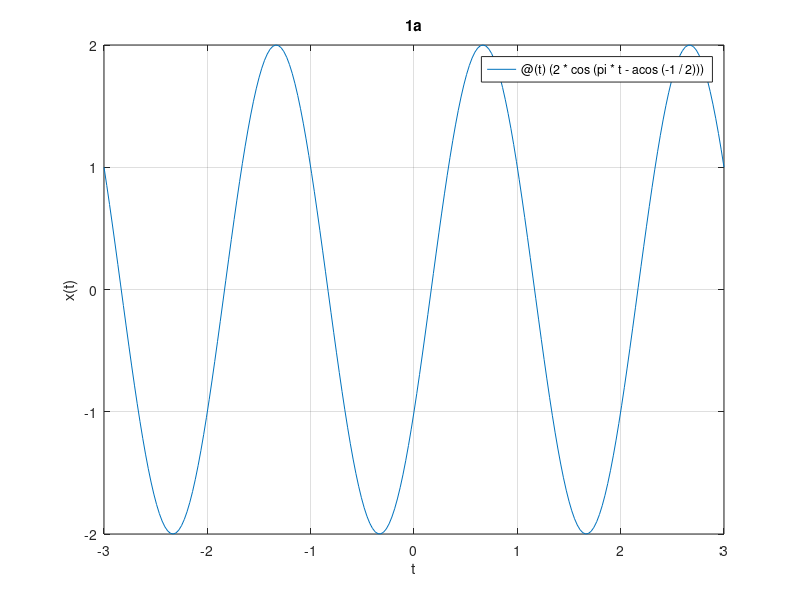
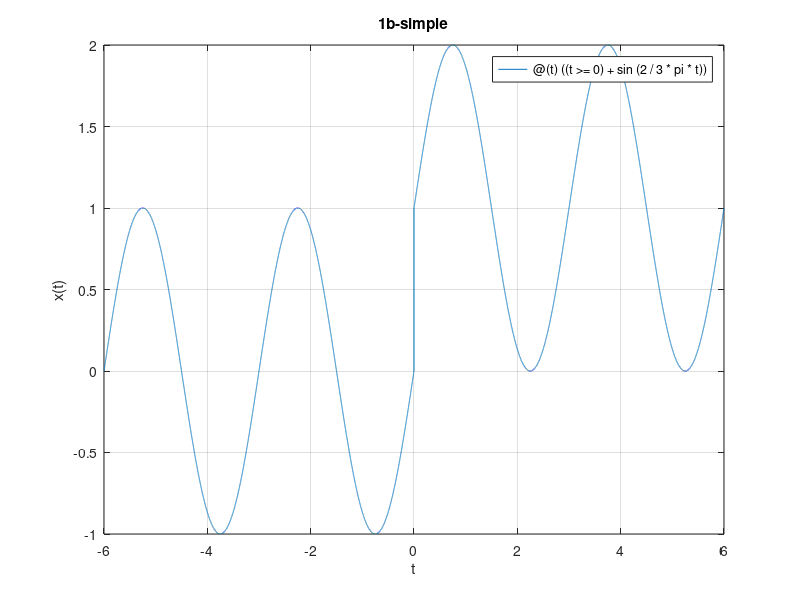
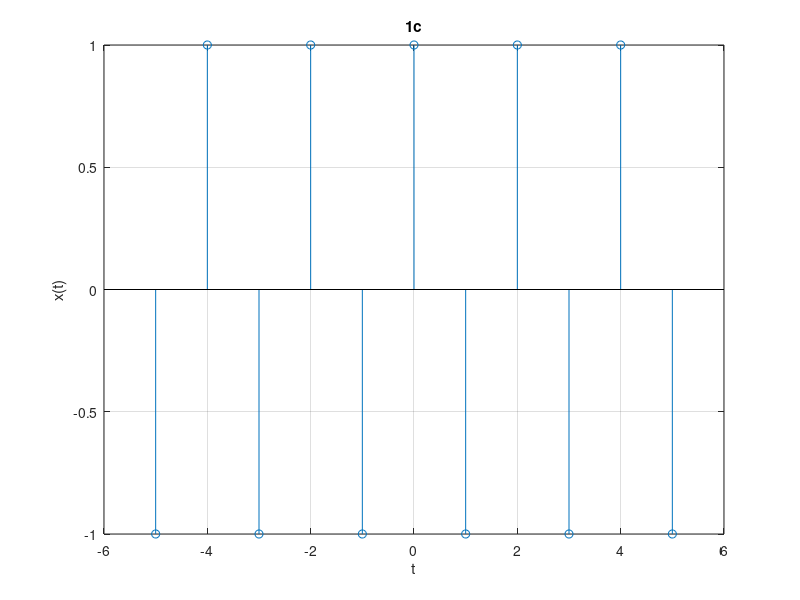

These figures' MATLAB source, in order:
x=@(t)(2*cos(pi*t-acos(-1/2)));
fplot(x, [-3,3]);
grid;
xlabel('t'),ylabel('x(t)'); title("1a")

% figure()
% x=@(t)(sin(2/3*pi*t)*(t<=0)+(1+sin(2/3*pi*t))*(t>0));
% fplot(x, [-6,6]);
% grid;
% xlabel('t'),ylabel('x(t)'); title("1b");

figure()
x=@(t)((t>=0)+sin(2/3*pi*t)); %!!!!!treapta unitate
fplot(x, [-6,6]);
grid;
xlabel('t'),ylabel('x(t)'); title("1b-simple");

figure()
n=-5:5;
x=cos(pi*n);
stem(n,x);
grid;
xlabel('t'),ylabel('x(t)'); title("1c");

figure()
%treapta unitate
